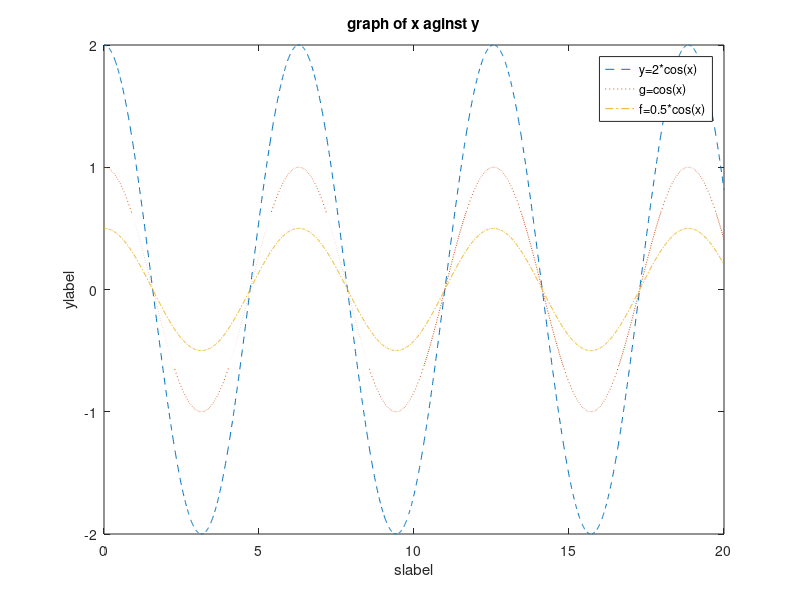

Recreate this plot in MATLAB.
x = 0: 0.01: 20

y = 2*cos(x)
g = cos(x)
f = 0.5*cos(x)

plot(x,y, '--') % dashed line
hold on;
plot(x,g, ':') % dotted line
hold on;
plot(x,f, '-.') % dash-dot line
xlabel('slabel');
hold off;
ylabel('ylabel');
title('graph of x aginst y');
legend('y=2*cos(x)', 'g=cos(x)', 'f=0.5*cos(x)')